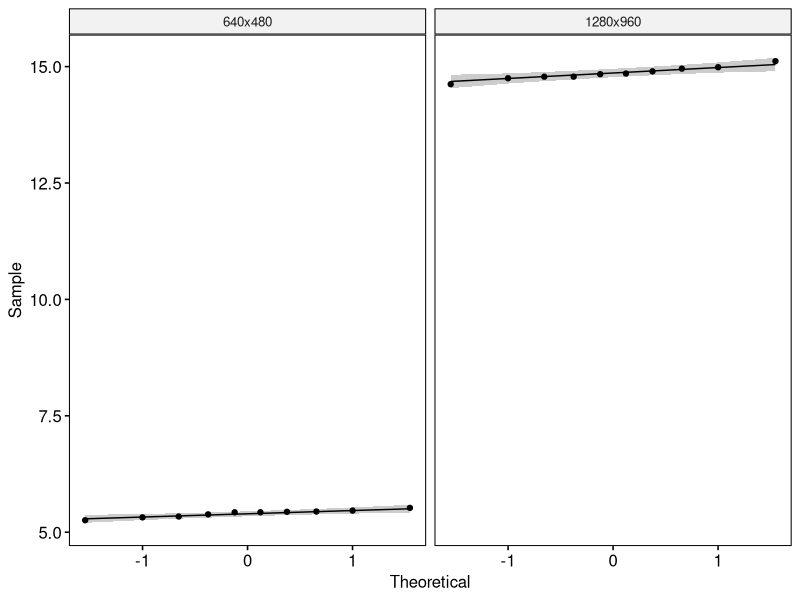
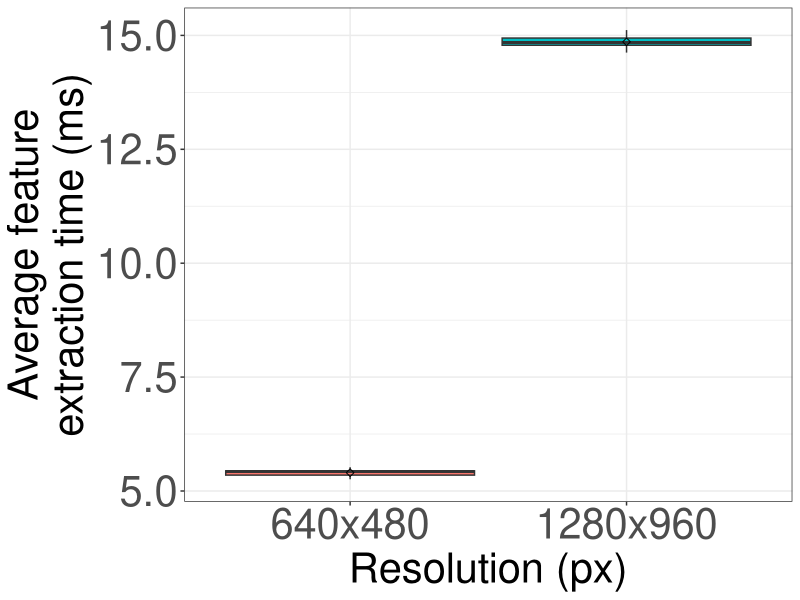

R code for these plots, in order:
## ---- chunk 1
if (!require('tidyverse')) install.packages('tidyverse', dependencies = TRUE); library('tidyverse')
if (!require('ggpubr')) install.packages('ggpubr', dependencies = TRUE); library('ggpubr')
if (!require('rstatix')) install.packages('rstatix', dependencies = TRUE); library('rstatix')
if (!require('ggplot2')) install.packages('ggplot2', dependencies = TRUE); library('ggplot2')
## ---- chunk 2
data <- read.csv(file = '../../raw_data/test_resolution/run_table.csv')
data <- subset(data, select = c(X__run_id, resolution, avg_extraction_time_ms))
data$resolution <- factor(data$resolution, levels = c("640x480", "1280x960"))
data$avg_extraction_time_ms <- as.numeric(data$avg_extraction_time_ms)
## ---- chunk 3
data %>%
  group_by(resolution) %>%
  get_summary_stats(avg_extraction_time_ms, type = "mean_sd")
## ---- chunk 4
pdf(file = "../../figures/resolution_effect/extraction-time.pdf")

ggplot(data, aes(x = resolution, y = avg_extraction_time_ms, fill = resolution)) +
  theme_bw() + 
  geom_boxplot(width = 0.9, outlier.size = 0.5) + 
  stat_summary(fun = mean, color = 'black', geom = 'point', shape = 5, size = 1.5) +
  labs(x = "Resolution (px)", y = "Average feature\nextraction time (ms)") +
  theme(legend.position = 'none') +
  theme(
    axis.title.x = element_text(size = 30, family = 'sans'),
    axis.title.y = element_text(size = 30, family = 'sans'),
    axis.text.x = element_text(size = 30, family = 'sans'),
    axis.text.y = element_text(size = 30, family = 'sans')
  )

dev.off()
## ---- chunk 5
data %>% 
  group_by(resolution) %>%
  identify_outliers(avg_extraction_time_ms)
## ---- chunk 6
ggqqplot(data, x = "avg_extraction_time_ms", facet.by = "resolution")
## ---- chunk 7
data %>%
  group_by(resolution) %>%
  shapiro_test(avg_extraction_time_ms)
## ---- chunk 8
data %>%
  t_test(avg_extraction_time_ms ~ resolution) %>%
  add_significance()
## ---- chunk 9
data %>%
  cohens_d(avg_extraction_time_ms ~ resolution)
